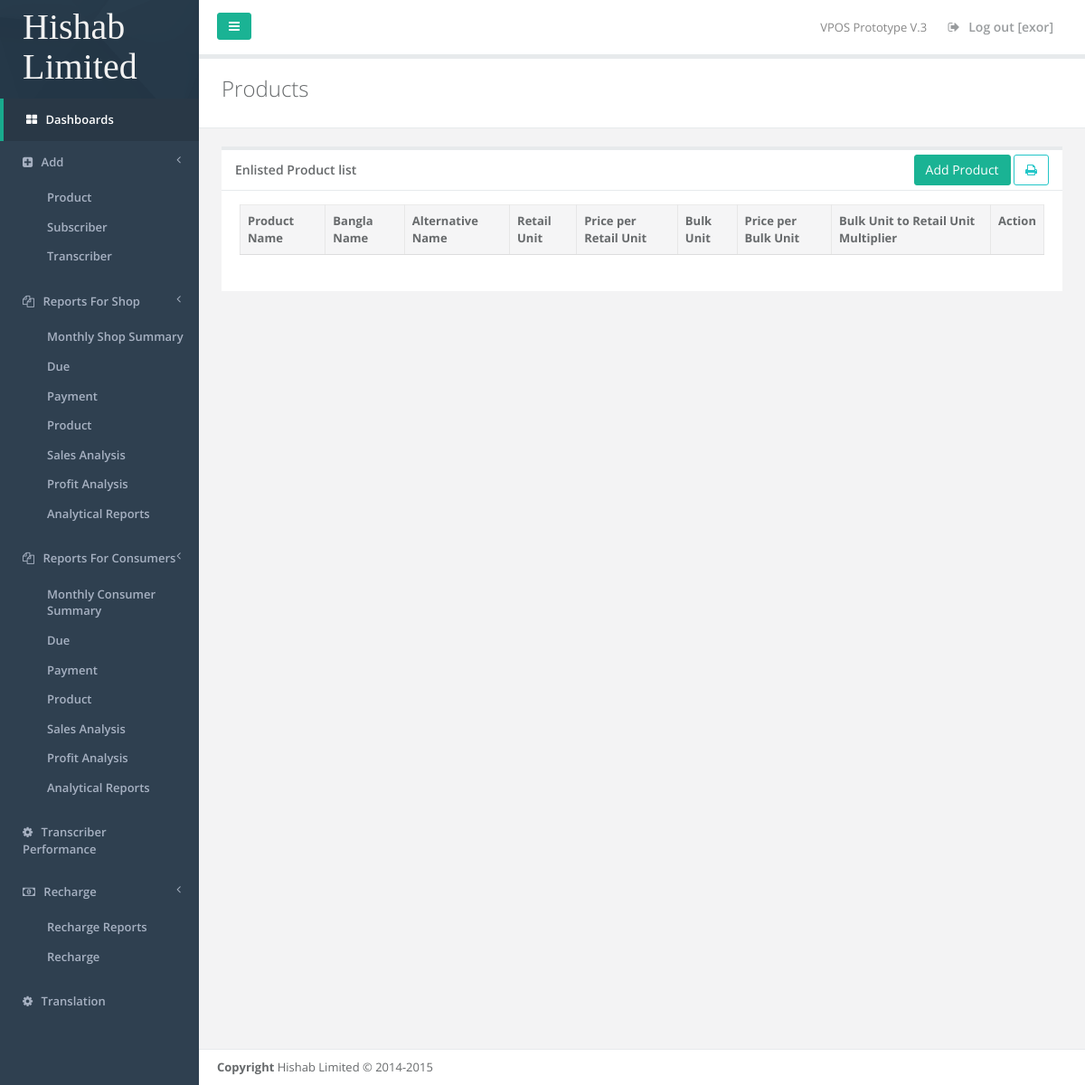
The page /addproduct_info/ (signed in) on the database as committed earlier.
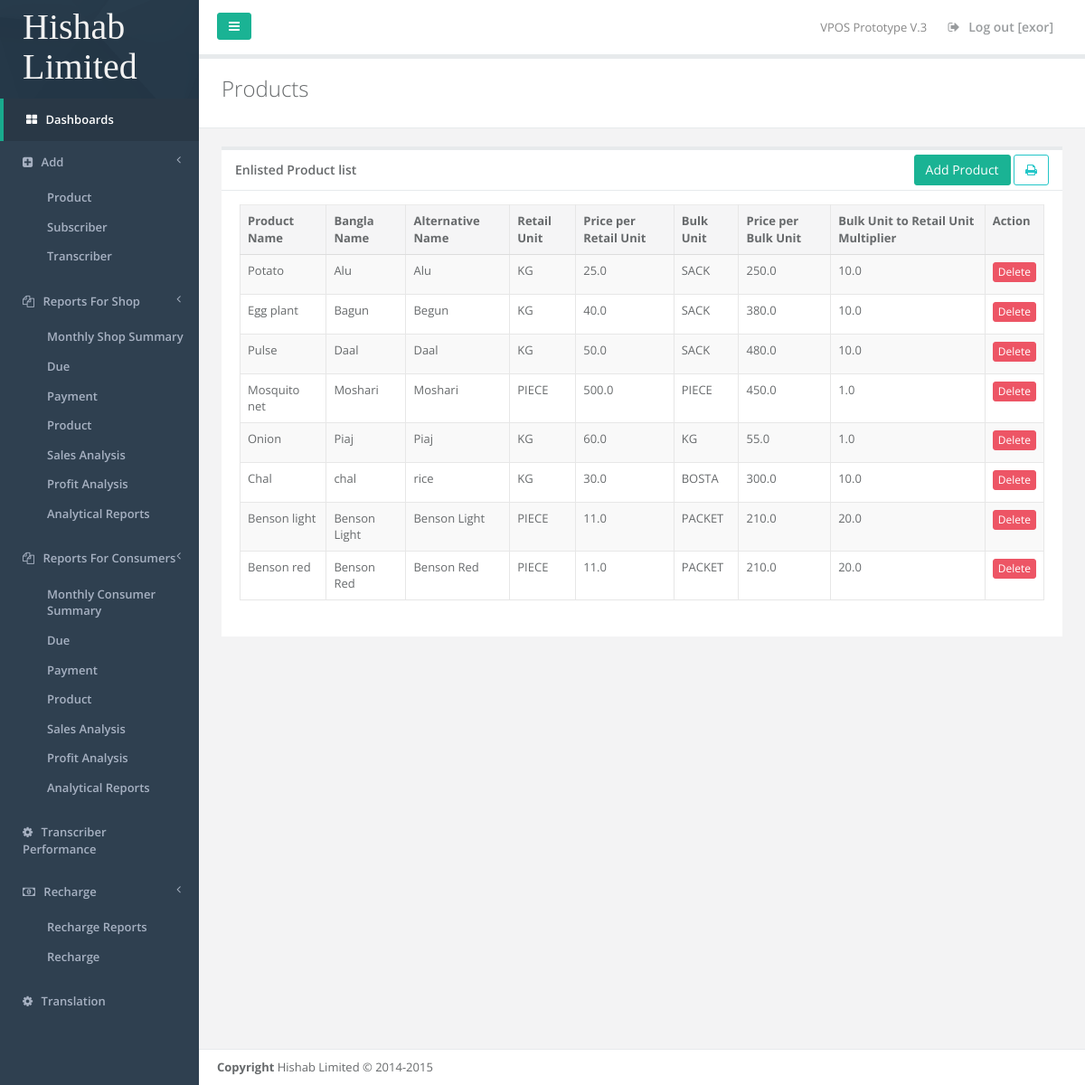
The same page on the database as committed later.
### product/models.py (models this page shows, shortened)
class Product(models.Model):
    name = models.CharField(max_length=64)
    alternative_name = models.CharField(max_length=64, null=True, blank=True)
    bangle_name = models.CharField(max_length=64, null=True, blank=True)
    retail_unit = models.CharField(max_length=64)
    bulk_wholesale_unit = models.CharField(max_length=64, null=True, blank=True)
    price_per_retail_unit = models.FloatField(default=0, null=True, blank=True)
    price_per_bulk_wholesale_unit = models.FloatField(default=0, null=True, blank=True)
    bulk_to_retail_unit = models.FloatField(default=1, null=True, blank=True)
    DateAdded = models.DateTimeField(auto_now=False, auto_now_add=True)

### product/views.py (the view)
# urls.py: url(r'^addproduct_info/', view=add_product, name='home'),
@login_required(login_url='/login/')
def add_product(request):
    post_data = request.POST
    print(post_data)
    if 'csrfmiddlewaretoken' in post_data:
        add_notification = True
        name = post_data['name'].capitalize()
        if Product.objects.filter(name=name).exists():
            notification = 'Product ' + name + ' is already in the List'
        else:
            if 'retail_unit' in post_data:
                notification = 'Product ' + name + ' was added successfully'
                retail_unit = post_data['retail_unit'].upper()
                if 'altr_name' in post_data:
                    altr_name = post_data['altr_name']
                else:
                    altr_name = ''
                if 'bangla_name' in post_data:
                    bangla_name = post_data['bangla_name']
                else:
                    bangla_name = ''
                if 'bulk_unit' in post_data:
                    bulk_unit = post_data['bulk_unit'].upper()
                else:
                    bulk_unit = post_data['bulk_unit'].upper()
                if 'bulk_price' in post_data:
                    if is_float(post_data['retail_price']) or is_number(post_data['retail_price']):
                        bulk_price = post_data['bulk_price']
                    else:
                        bulk_price = 0
                else:
                    bulk_price = 0
                if 'converter' in post_data:
                    if is_float(post_data['converter']) or is_number(post_data['converter']):
                        converter = post_data['converter']
                    else:
                        converter = 1
                else:
                    converter = 1
                if 'retail_price' in post_data:
                    if is_float(post_data['retail_price']) or is_number(post_data['retail_price']):
                        retail_price = post_data['retail_price']
                    else:
                        retail_price = 0
                else:
                    retail_price = 0
                add_notification = True
                new_product = Product(name=name,
                                      alternative_name=altr_name,
                                      bangle_name=bangla_name,
                                      retail_unit=retail_unit,
                                      bulk_wholesale_unit=bulk_unit,
                                      price_per_retail_unit=retail_price,
                                      price_per_bulk_wholesale_unit=bulk_price,
                                      bulk_to_retail_unit=converter)
                new_product.save()
            else:
                notification = 'Product Details Not Found!'
    else:
        add_notification = False
        notification = ''
    all_product = Product.objects.all()
    shop_consumer = ConsumerType.objects.get(type_name='Seller')
    all_shop_for_base = Consumer.objects.filter(type=shop_consumer)
    all_user_for_base = Consumer.objects.all()
    shop_consumer2 = ConsumerType.objects.get(type_name='Buyer')
    all_consumer_for_base = Consumer.objects.filter(type=shop_consumer2)
    transcriber_name = request.session['user']
    res = render(request, 'pages/add_product.html', {'all_product': all_product,
                                                     'notification': notification,
                                                     'transcriber_name': transcriber_name,
                                                     'all_consumer_for_base': all_consumer_for_base,
                                                     'add_notification': add_notification,
                                                     'shop_list_base': all_shop_for_base,
                                                     'all_user_for_base': all_user_for_base})
    res['Access-Control-Allow-Origin'] = "*"
    res['Access-Control-Allow-Headers'] = "Origin, X-Requested-With, Content-Type, Accept"
    res['Access-Control-Allow-Methods'] = "PUT, GET, POST, DELETE, OPTIONS"
    return res

### templates/pages/add_product.html (shortened to what this page needs)
{% extends "pages/base.html" %}
{% load static %}
{% block content %}
<div class="row wrapper border-bottom white-bg page-heading">
    <div class="col-lg-12">
        <h2>Products</h2>
    </div>
</div>
<div class="wrapper wrapper-content animated fadeInRight">
    <div class="row">
        <div class="col-lg-12">
            <div class="ibox float-e-margins">
                <div class="ibox-title">
                    <h5>Enlisted Product list</h5>
                    <div id="right_menu" class="uiMenuButtons pull-right">
                        <button class="btn btn-primary" data-toggle="modal" data-target="#addProductModal">Add Product</button>
                        <a class="btn btn-outline btn-info" title="print" href="javascript:print();"><i class="fa fa-print"></i></a>
                    </div>
                </div>
                <div class="ibox-content">
                    <table class="table table-striped table-bordered table-hover uiDataTables" >
                        <thead>
                        <tr>
                            <th>Product Name</th>
                            <th>Bangla Name</th>
                            <th>Alternative Name</th>
                            <th>Retail Unit</th>
                            <th>Price per Retail Unit</th>
                            <th>Bulk Unit</th>
                            <th>Price per Bulk Unit</th>
                            <th>Bulk Unit to Retail Unit Multiplier</th>
                            <th>Action</th>
                        </tr>
                        </thead>
                        <tbody>
                        {% for product in all_product %}
                        <tr>
                            <td>{{product.name}}</td>
                            <td>{{product.bangle_name}}</td>
                            <td>{{product.alternative_name}}</td>
                            <td>{{product.retail_unit}}</td>
                            <td>{{product.price_per_retail_unit}}</td>
                            <td>{{product.bulk_wholesale_unit}}</td>
                            <td>{{product.price_per_bulk_wholesale_unit}}</td>
                            <td>{{product.bulk_to_retail_unit}}</td>
                            <td><a href="/products/?delete={{product.id}}" class="btn btn-danger btn-xs" role="button">Delete</a></td>
                        </tr>
                        {% endfor %}
                        </tbody>
                    </table>
                </div>
            </div>
        </div>
    </div>
</div>
{% endblock %}

Rows that differ between the two databases and show on the page:
added Product: name "Potato", bangle_name "Alu", alternative_name "Alu", retail_unit "KG", price_per_retail_unit "25.0", bulk_wholesale_unit "SACK", price_per_bulk_wholesale_unit "250.0", bulk_to_retail_unit "10.0"
added Product: name "Egg plant", bangle_name "Bagun", alternative_name "Begun", retail_unit "KG", price_per_retail_unit "40.0", bulk_wholesale_unit "SACK", price_per_bulk_wholesale_unit "380.0", bulk_to_retail_unit "10.0"
added Product: name "Pulse", bangle_name "Daal", alternative_name "Daal", retail_unit "KG", price_per_retail_unit "50.0", bulk_wholesale_unit "SACK", price_per_bulk_wholesale_unit "480.0", bulk_to_retail_unit "10.0"
added Product: name "Mosquito net", bangle_name "Moshari", alternative_name "Moshari", retail_unit "PIECE", price_per_retail_unit "500.0", bulk_wholesale_unit "PIECE", price_per_bulk_wholesale_unit "450.0", bulk_to_retail_unit "1.0"
added Product: name "Onion", bangle_name "Piaj", alternative_name "Piaj", retail_unit "KG", price_per_retail_unit "60.0", bulk_wholesale_unit "KG", price_per_bulk_wholesale_unit "55.0", bulk_to_retail_unit "1.0"
added Product: name "Chal", bangle_name "chal", alternative_name "rice", retail_unit "KG", price_per_retail_unit "30.0", bulk_wholesale_unit "BOSTA", price_per_bulk_wholesale_unit "300.0", bulk_to_retail_unit "10.0"
added Product: name "Benson light", bangle_name "Benson Light", alternative_name "Benson Light", retail_unit "PIECE", price_per_retail_unit "11.0", bulk_wholesale_unit "PACKET", price_per_bulk_wholesale_unit "210.0", bulk_to_retail_unit "20.0"
added Product: name "Benson red", bangle_name "Benson Red", alternative_name "Benson Red", retail_unit "PIECE", price_per_retail_unit "11.0", bulk_wholesale_unit "PACKET", price_per_bulk_wholesale_unit "210.0", bulk_to_retail_unit "20.0"
